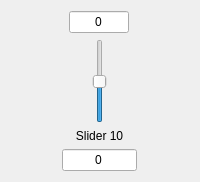
        <widget class="QWidget" name="wgt_sld_10" native="true">
         <property name="sizePolicy">
          <sizepolicy hsizetype="Minimum" vsizetype="Preferred">
           <horstretch>0</horstretch>
           <verstretch>0</verstretch>
          </sizepolicy>
         </property>
         <layout class="QGridLayout" name="gridLayout_11">
          <property name="sizeConstraint">
           <enum>QLayout::SetMinimumSize</enum>
          </property>
          <item row="1" column="0">
           <layout class="QVBoxLayout" name="verticalLayout_10">
            <item alignment="Qt::AlignHCenter">
             <widget class="QSlider" name="slider10">
              <property name="minimum">
               <number>-30</number>
              </property>
              <property name="maximum">
               <number>30</number>
              </property>
              <property name="singleStep">
               <number>1</number>
              </property>
              <property name="value">
               <number>0</number>
              </property>
              <property name="tracking">
               <bool>true</bool>
              </property>
              <property name="orientation">
               <enum>Qt::Vertical</enum>
              </property>
             </widget>
            </item>
            <item>
             <widget class="QLabel" name="label_slider10">
              <property name="sizePolicy">
               <sizepolicy hsizetype="Minimum" vsizetype="Preferred">
                <horstretch>0</horstretch>
                <verstretch>0</verstretch>
               </sizepolicy>
              </property>
              <property name="text">
               <string>Slider 10</string>
              </property>
              <property name="alignment">
               <set>Qt::AlignCenter</set>
              </property>
             </widget>
            </item>
           </layout>
          </item>
          <item row="2" column="0">
           <widget class="QLineEdit" name="lnEdit_freq_slider_10">
            <property name="sizePolicy">
             <sizepolicy hsizetype="Minimum" vsizetype="Fixed">
              <horstretch>0</horstretch>
              <verstretch>0</verstretch>
             </sizepolicy>
            </property>
            <property name="minimumSize">
             <size>
              <width>75</width>
              <height>0</height>
             </size>
            </property>
            <property name="maximumSize">
             <size>
              <width>60</width>
              <height>16777215</height>
             </size>
            </property>
            <property name="inputMask">
             <string/>
            </property>
            <property name="text">
             <string>0</string>
            </property>
            <property name="alignment">
             <set>Qt::AlignCenter</set>
            </property>
            <property name="readOnly">
             <bool>true</bool>
            </property>
           </widget>
          </item>
          <item row="0" column="0" alignment="Qt::AlignHCenter">
           <widget class="QLineEdit" name="lnEdit_gain_slider_10">
            <property name="sizePolicy">
             <sizepolicy hsizetype="Minimum" vsizetype="Fixed">
              <horstretch>0</horstretch>
              <verstretch>0</verstretch>
             </sizepolicy>
            </property>
            <property name="minimumSize">
             <size>
              <width>50</width>
              <height>0</height>
             </size>
            </property>
            <property name="maximumSize">
             <size>
              <width>60</width>
              <height>16777215</height>
             </size>
            </property>
            <property name="text">
             <string>0</string>
            </property>
            <property name="alignment">
             <set>Qt::AlignCenter</set>
            </property>
            <property name="readOnly">
             <bool>true</bool>
            </property>
           </widget>
          </item>
         </layout>
        </widget>
